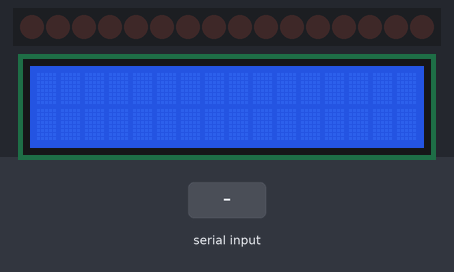
The sketch below on a simulated ESP32. On the bench: 16 port-expander outputs drawn as a row of LEDs (first output left, lit = HIGH), 16×2 character LCD. Wiring (inferred from the names in the program): PCF8575 port expander at I2C address 0x27. Wiring (inferred from the signals the program sends): row of LEDs: on Q0, Q1, Q2, Q3, Q4, Q5, Q6, Q7, Q8, Q9, Q10, Q11, Q12, Q13, Q14, Q15. The inputs (shaded band) are chosen by the test bench.

Above: at 1.2 s.
1.3 s: byte 30 received over Serial
At 2.0 s:
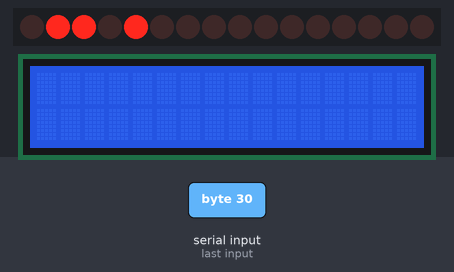
3.2 s: byte 90 received over Serial
At 4.4 s:
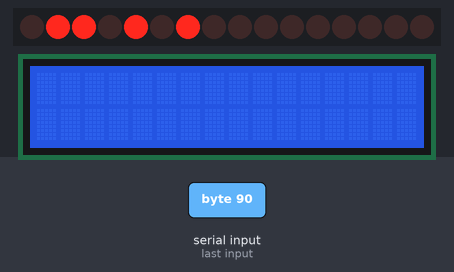
4.7 s: byte 120 received over Serial
At 5.7 s:
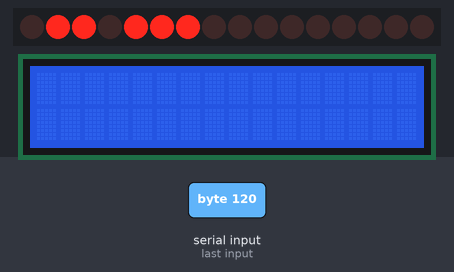
Timing chart, 0 to 7.7 s (numbered marks = the images above; inputs shaded):
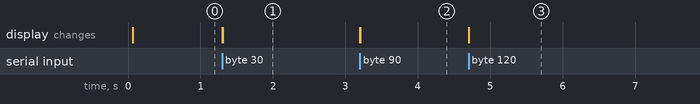

The sketch:

lab3part1.ino
```cpp
/* Filename: lab3part1.ino
 * Author: Armina Moghadasi and Nathaniel Wagner
 * Date: 2026/7/25
 * Description: Displays Serial input on an LCD communicating via I2C
 */

#include <LiquidCrystal_I2C.h>
#include <Wire.h>

#define SDA_PIN 17
#define SCL_PIN 18
#define LCD_ADDR 0x27  // I2C address of PCF8575T backpack

/*
helpful map: bytes = 8 bits
Bit Position:   [ 7 | 6 | 5 | 4 ]  [   3   |  2   |  1   |  0   ]
Function:       [  Data Nibble  ]  [ Light | Enable| R/W |  RS  ]

Bit 0: Register Select
Bit 1: Read/Write
Bit 2: Enable
Bit 3: BackLight
*/

#define RS_BIT 0x01 //0000 0001
#define RW_BIT 0x02 //0000 0010
#define EN_BIT 0x04 //0000 0100
#define BACKLIGHT_BIT 0x08 //0000 1000

// LCD Object for setup
LiquidCrystal_I2C lcd(LCD_ADDR, 16, 2);

void writeToI2C(uint8_t data) {
  Wire.beginTransmission(LCD_ADDR);
  Wire.write(data);
  Wire.endTransmission();
}

void pulseEnable(uint8_t data) {
  writeToI2C(data | EN_BIT); //sets EN_BIT to 1 signalling incoming bit
  delayMicroseconds(1);
  writeToI2C(data & ~EN_BIT); //sets EN_BIt to 0 creating a fall edge
  delayMicroseconds(50);
}

void sendNibble(uint8_t nibble, bool isData) {
  uint8_t packet = (nibble << 4) | BACKLIGHT_BIT;
  if (isData) {
    packet |= RS_BIT; //sets RS_BIT to 1 if data
  }
  pulseEnable(packet);
}

// Sends a byte of data, value, to the LCD.
// isData must be true.
void sendByte(uint8_t value, bool isData) {
  sendNibble((value >> 4) & 0x0F, isData);
  sendNibble(value & 0x0F, isData);
}

void setup() {
  Serial.begin(115200);
  Wire.begin(SDA_PIN, SCL_PIN);
  lcd.init();
  lcd.backlight();
  delay(2);
}

void loop() {
  if(Serial.available() > 0) {
    sendByte(0x01, false); //clears display
    delay(2);
    sendByte(0x80, false); //return home and set cursor to line 1

    while(Serial.available() > 0) {
      char c = Serial.read();

      if(c != '\n' && c != '\r') {
        sendByte((uint8_t)c, true);
      }
      delay(5);
    }
  }
}
```

Measured:
- after the input at 1.3 s, the display: first changes at once (image 1 shows a later state)
- after the input at 3.2 s, the display: first changes at once (image 2 shows a later state)
- after the input at 4.7 s, the display: first changes at once (image 3 shows a later state)
